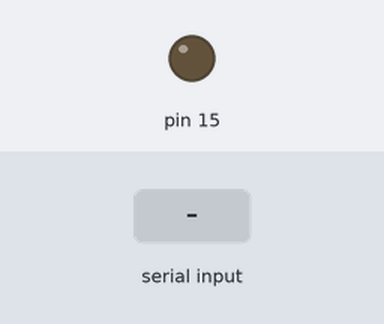
The sketch below on a simulated Arduino Uno, built with avr-gcc and run on an emulated ATmega328P. Shown: output pins drawn as LEDs (lit = HIGH). The test bench sets the inputs (shaded band).

Above: at 1.2 s.
1.3 s: "1" received over Serial
At 1.8 s:
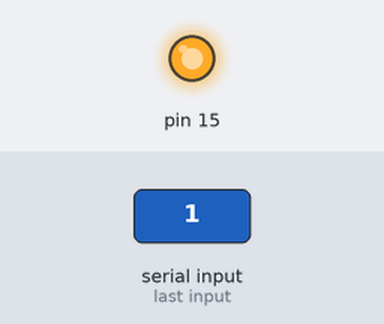
2.8 s: "0" received over Serial
At 4.1 s:
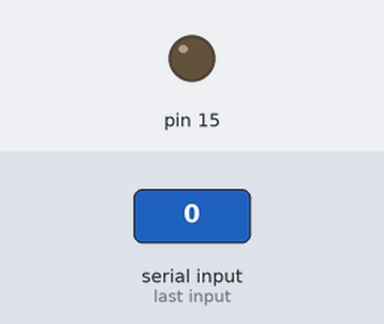
Timing chart, 0 to 5.8 s (numbered marks = the images above; inputs shaded):
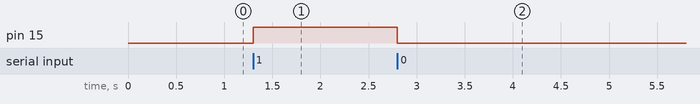

The sketch:

Exam1.ino
```cpp
// Node-red 를 사용하여 웹페이지에서 LED ON - LED OFF

void setup(){

   Serial.begin(115200);
   pinMode(15, OUTPUT);

}
void loop(){

   if( Serial.available() ) {

      char data = Serial.read();

      if(data == '1') {
         digitalWrite(15, HIGH);
      }
      else if(data == '0') {
         digitalWrite(15, LOW);
      }

   }

}
```

Measured:
- after the input at 1.3 s, pin 15: LOW → HIGH at once
- after the input at 2.8 s, pin 15: HIGH → LOW at once
